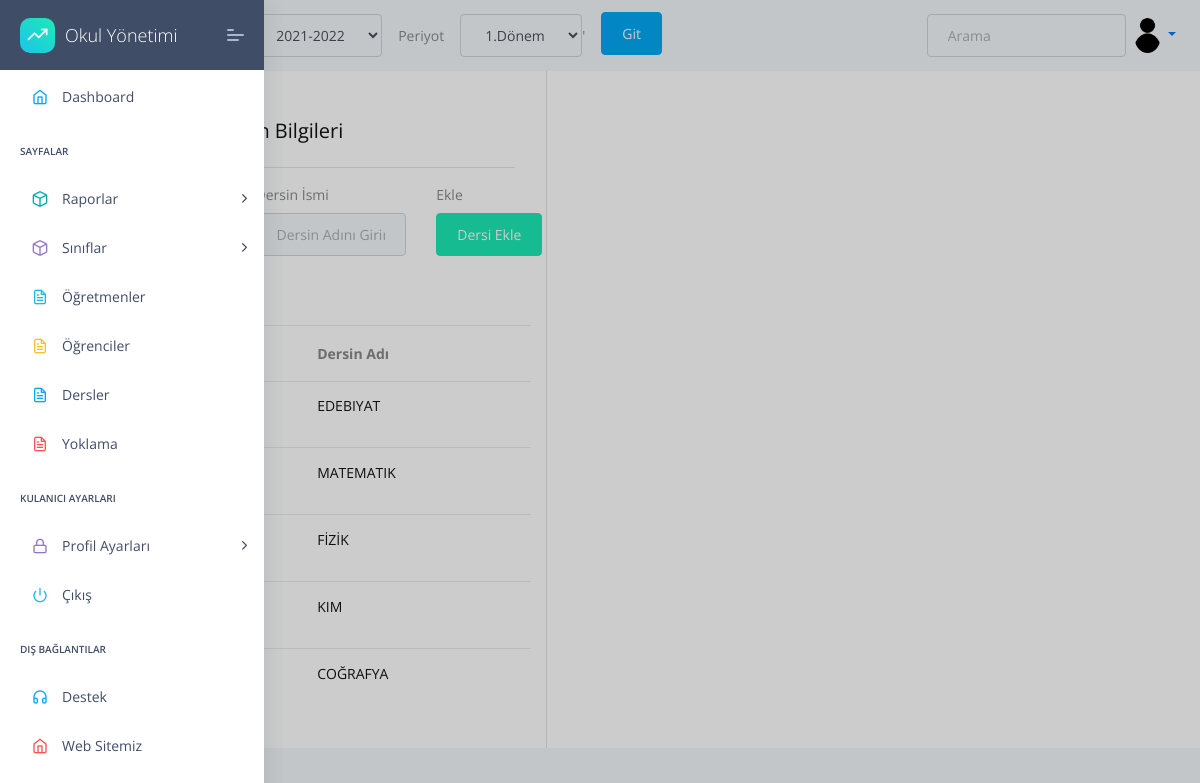
Page /lessons/add/ (signed in) on the committed database.
### apps/home/models.py (models this page shows, shortened)
class Profil(models.Model):
    user=models.OneToOneField(User,on_delete=models.CASCADE,related_name="user")
    TC=models.CharField(max_length=11,unique=True,validators=[validateEven],blank=True,null=True)# regex eklenecek, validasyon yapilacak
    image=models.ImageField(upload_to=upload_location,blank=True,null=True,default='images/person.png')
    job=models.ForeignKey(JobsTable,on_delete=models.CASCADE,unique=False,blank=True,null=True)
    phone=models.CharField(validators=[validatePhone], max_length=17, blank=True,default="05",null=True,unique=False) # regex eklenecek, validasyon yapilacak
    adress=models.TextField(max_length=100,unique=False,blank=True,null=True)
    isWorking=models.BooleanField(default=True,unique=False,blank=True,null=True)
    HESCode=models.CharField(max_length=12,unique=True,validators=[validateHesCode],blank=True,null=True)
    birthdate=models.DateField(("Doğum Tarihiniz"), auto_now=False, auto_now_add=False,unique=False,blank=True,null=True)
    sexualChoice=(('Kız','Kız'),
              ('Erkek','Erkek'),
              ('Diger','Diğer'),
    )
    gender=CharField(max_length=10 ,choices=sexualChoice,unique=False,blank=True,null=True)

### apps/lessons/models.py (models this page shows, shortened)
class Lesson(models.Model):
    name=models.CharField(max_length=30)
    code=models.CharField(max_length=5)

### apps/lessons/views.py (the view, shortened to what this page needs)
# urls.py: path('add/', views.LessonAdd  ,name='LessonAdd'),
@login_required(login_url="/login/")
def LessonAdd(request):
    sessionUpdate(request)
    lesson=Lesson.objects.all()
    lesson_form = lessonForm(request.POST,request.FILES)
    context={
        'lesson_form':lesson_form,
        'lesson':lesson,
        'sessions':sessions,
        'periods':periods,
        'all_class_levels':all_class_levels
        }
    return render(request, "lesson/lesson-add.html", context)

### apps/lessons/form.py
class lessonForm(forms.ModelForm):
    name  = forms.CharField(widget=forms.TextInput(attrs={
        'id':'name',
        'class': 'form-control',
        'placeholder': 'Dersin Adını Giriniz...',
    }),required=False)
    code  = forms.CharField(widget=forms.TextInput(attrs={
        'id':'code',
        'class': 'form-control',
        'placeholder': 'Dersin Kodunu Giriniz...',
    }),required=False)
    class Meta:
        model = Lesson
        fields =  "__all__"

### apps/attendance/views.py (called while the page is built)
def sessionUpdate(request):
    if request.GET.get("sessionID"):
        try:
            oldSession = Session.objects.get(active=1)
            oldSession.active=False
            oldSession.save()
        except:
            pass
        newSession=request.GET.get("sessionID")
        print("Yeni sezon : ",newSession)
        newSession = Session.objects.get(session=newSession)
        newSession.active=True
        newSession.save()
    if request.GET.get("periodID"):
        try:
            oldPeriod = Period.objects.get(active=1)
            oldPeriod.active=False
            oldPeriod.save()
        except:
            pass
        newPeriod =request.GET.get("periodID")
        print("Yeni Period  : ",newPeriod )
        newPeriod  = Period.objects.get(period=newPeriod )
        newPeriod.active=True
        newPeriod.save()

### apps/home/models.py (called while the page is built)
    def __str__(self):
      return self.session

    def __str__(self):
      return self.period

### apps/templates/lesson/lesson-add.html (shortened to what this page needs)
{% extends "layouts/base.html" %}
{% block content %}
<div class="container  bg-white">
    <form action="" method="POST">
        <div class="row">
            <div class="col-md-5 border-right">
                <div class="p-3 py-5">
                    <div class="d-flex justify-content-between align-items-center mb-3">
                        <h4 class="text-right">Eklenecek Dersin Bilgileri</h4>
                    </div>
                    <hr>
                    <div class="row mt-2">
                        <div class="col-md-4"><label class="labels">Dersin Kodu</label>{{lesson_form.code}}</div>
                        <div class="col-md-5"><label class="labels">Dersin İsmi</label>{{lesson_form.name}}</div>
                        <div class="col-md-3">
                            <label class="labels "> Ekle </label>
                        <button type="submit"  class="btn btn-success">Dersi Ekle</button></div>
                    </div>
            </div>
            <div class="card-block px-0 py-3">
                <div class="table-responsive">
                    <table class="table table-hover">
                        <thead>
                            <tr>
                                <th scope="col">Ders Kodu</th>
                                <th scope="col">Dersin Adı</th>
                            </tr>
                          </thead>
                          <tbody>
                            {% for studentl in lesson %}
                                <td title="Dersin Kodu">
                                    <h6 class="mb-3"> {{studentl.code}} </h6>
                                </td>
                                <td title="Dersin Adı">
                                    <h6 class="mb-3"> {{studentl.name}}  </h6>
                                </td>
                            {% endfor %}
                        </tbody>
                    </table>
                </div>
            </div>
</div>
</form>
</div>
{% endblock content %}

### apps/templates/includes/navigation.html (shortened to what this page needs)
<nav  class="navbar navbar-expand-lg ">
  <div class="collapse navbar-collapse ">
  <div class="collapse navbar-collapse" id="navbarsExample03">
    <ul class="navbar-nav mr-auto">
      <li class="text-black">
        <a class="nav-link" href="#">Anasayfa<span class="sr-only">(current)</span></a>
      </li>
      <form class="form-inline my-2 my-md-0"  method="GET" >
      <li class="text-black align-middle mx-3">
        <label for="session">Dönem</label>
      </li>
      <li class="nav-item select">
        <select id="sessionID" class="form-control" name="sessionID">-->
          {% for session in sessions %}
          <option value="{{ session }}">{{ session }}</option>
          {% endfor %}
        </select>
      </li>
      <li class="text-black mx-3">
        <label for="session">Periyot</label>
      </li>
      <li class="nav-item select">
        <select id="periodID" class="form-control" name="periodID">-->
          {% for period in periods %}
          <option value="{{ period }}">{{ period }}</option>
          {% endfor %}
        </select>
      </li>'
      <button  type="submit" class="btn btn-primary mx-3" >Git</button>
    </form>
    </ul>
    <form class="form-inline my-2 my-md-0">
      <input class="form-control" type="text" placeholder="Arama">
    </form>
    <ul class="nav navbar-nav navbar-right">
      <li class="nav-item dropdown">
      <a class="nav-link dropdown-toggle" href="" id="dropdown01" data-toggle="dropdown" aria-haspopup="true" aria-expanded="false">
      {% if user.user.image.ogretmenler %}
      <img
        src="/media/{{user.user.image.ogretmenler}}"
        class="rounded-circle z-depth-0"
        alt="avatar image"
        height="35"
      />
      {% else %}
      <img
        src="/media/{{user.user.image}}"
        class="rounded-circle z-depth-0"
        alt="avatar image"
        height="35"
      >
      {% endif %}
      </a>
      </li>
    </ul>
  </div>
</div>
</nav>

### rows in the picture
Lesson: name "EDEBIYAT"
Lesson: name "MATEMATIK"
Lesson: name "FİZİK"
Lesson: name "KIM"
Lesson: name "COĞRAFYA"

### other values in the picture
form field sessionID "2021-2022"
form field periodID "1.Dönem"
